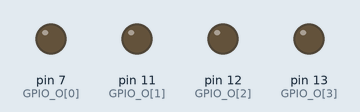
Recording of a program running on a simulated Raspberry Pi (header pin numbers). Parts: output pins drawn as LEDs (lit = HIGH).

Above: at 0.1 s.
At 4.1 s:
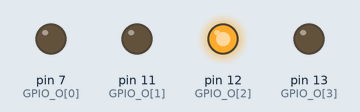
At 9.1 s:
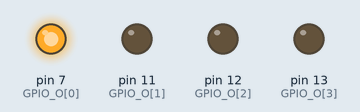
At 19.1 s:
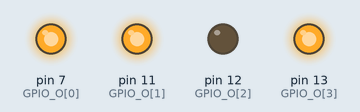
At 29.1 s:
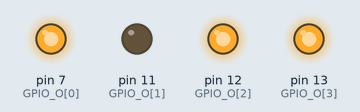
At 39.1 s:
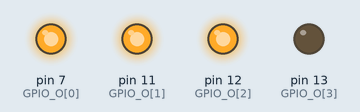
Timing chart, 0 to 40.0 s (numbered marks = the images above):
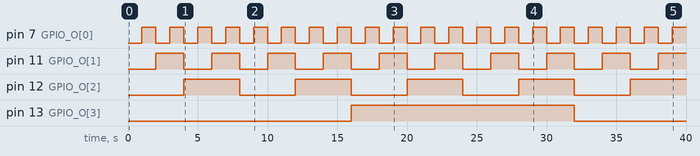

The program:

flashing_led_binary_clean.py
```python
from __future__ import division
import RPi.GPIO as GPIO
import time
GPIO.setmode(GPIO.BOARD)

GPIO_O = [7,11,12,13] #output pins
GOIO_I = [40]         #input pins

#Configure IO to out
for  x in GPIO_O:
  GPIO.setup(x , GPIO.OUT)


#'for loop count to 100 toggle pin out high
for x in xrange(0,127):
  GPIO.output(7,(x >> 0)%2)
  GPIO.output(11,(x >> 1)%2)
  GPIO.output(12,(x >> 2)%2)
  GPIO.output(13,(x >> 4)%2)
  time.sleep(1)

print('all done')

GPIO.cleanup()


########################playing
```

Measured:
- by itself, pin 7 (GPIO_O[0]): alternates HIGH for 1.0 s and LOW for 1.0 s
- by itself, pin 11 (GPIO_O[1]): alternates HIGH for 2.0 s and LOW for 2.0 s
- by itself, pin 12 (GPIO_O[2]): alternates HIGH for 4.0 s and LOW for 4.0 s
- by itself, pin 13 (GPIO_O[3]): LOW → HIGH at 16.0 s, → LOW 16.0 s later
